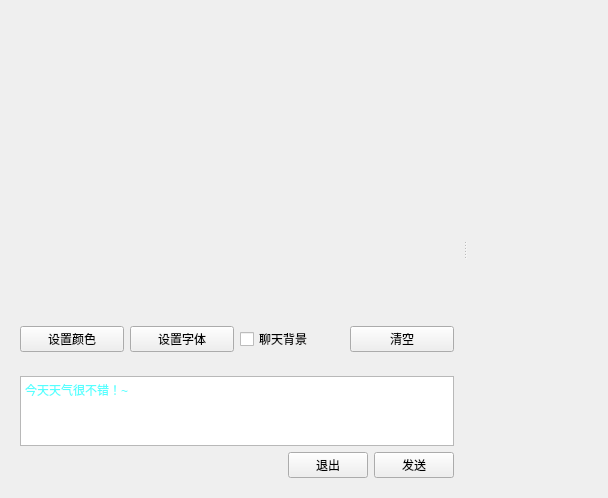
<?xml version="1.0" encoding="UTF-8"?>
<ui version="4.0">
 <class>ChatWindow</class>
 <widget class="QWidget" name="ChatWindow">
  <property name="geometry">
   <rect>
    <x>0</x>
    <y>0</y>
    <width>608</width>
    <height>498</height>
   </rect>
  </property>
  <property name="windowTitle">
   <string>Chat聊天例子</string>
  </property>
  <layout class="QVBoxLayout" name="verticalLayout_3">
   <item>
    <widget class="QSplitter" name="splitter">
     <property name="orientation">
      <enum>Qt::Horizontal</enum>
     </property>
     <widget class="QWidget" name="layoutWidget">
      <layout class="QVBoxLayout" name="verticalLayout_2" stretch="3,0,1">
       <item>
        <widget class="BubbleList" name="widgetChat" native="true"/>
       </item>
       <item>
        <widget class="QWidget" name="widget_2" native="true">
         <layout class="QHBoxLayout" name="horizontalLayout_2">
          <item>
           <widget class="QPushButton" name="pushButton">
            <property name="text">
             <string>设置颜色</string>
            </property>
           </widget>
          </item>
          <item>
           <widget class="QPushButton" name="pushButton_2">
            <property name="text">
             <string>设置字体</string>
            </property>
           </widget>
          </item>
          <item>
           <widget class="QCheckBox" name="checkBox">
            <property name="text">
             <string>聊天背景</string>
            </property>
           </widget>
          </item>
          <item>
           <widget class="QPushButton" name="pushButton_3">
            <property name="text">
             <string>清空</string>
            </property>
            <property name="checkable">
             <bool>false</bool>
            </property>
           </widget>
          </item>
         </layout>
        </widget>
       </item>
       <item>
        <widget class="QWidget" name="widget_3" native="true">
         <layout class="QVBoxLayout" name="verticalLayout">
          <item>
           <widget class="QTextEdit" name="textEditSnd">
            <property name="html">
             <string>&lt;!DOCTYPE HTML PUBLIC &quot;-//W3C//DTD HTML 4.0//EN&quot; &quot;http://www.w3.org/TR/REC-html40/strict.dtd&quot;&gt;
&lt;html&gt;&lt;head&gt;&lt;meta name=&quot;qrichtext&quot; content=&quot;1&quot; /&gt;&lt;style type=&quot;text/css&quot;&gt;
p, li { white-space: pre-wrap; }
&lt;/style&gt;&lt;/head&gt;&lt;body style=&quot; font-family:'SimSun'; font-size:9pt; font-weight:400; font-style:normal;&quot;&gt;
&lt;p style=&quot; margin-top:0px; margin-bottom:0px; margin-left:0px; margin-right:0px; -qt-block-indent:0; text-indent:0px;&quot;&gt;&lt;span style=&quot; color:#55ffff;&quot;&gt;今天天气很不错！~&lt;/span&gt;&lt;/p&gt;&lt;/body&gt;&lt;/html&gt;</string>
            </property>
           </widget>
          </item>
          <item>
           <layout class="QHBoxLayout" name="horizontalLayout">
            <item>
             <spacer name="horizontalSpacer">
              <property name="orientation">
               <enum>Qt::Horizontal</enum>
              </property>
              <property name="sizeHint" stdset="0">
               <size>
                <width>40</width>
                <height>20</height>
               </size>
              </property>
             </spacer>
            </item>
            <item>
             <widget class="QPushButton" name="pushButton_5">
              <property name="text">
               <string>退出</string>
              </property>
             </widget>
            </item>
            <item>
             <widget class="QPushButton" name="pushButton_4">
              <property name="text">
               <string>发送</string>
              </property>
             </widget>
            </item>
           </layout>
          </item>
         </layout>
        </widget>
       </item>
      </layout>
     </widget>
     <widget class="QWidget" name="widget_4" native="true"/>
    </widget>
   </item>
  </layout>
 </widget>
 <customwidgets>
  <customwidget>
   <class>BubbleList</class>
   <extends>QWidget</extends>
   <header>chatbubble.h</header>
   <container>1</container>
  </customwidget>
 </customwidgets>
 <resources/>
 <connections/>
</ui>
